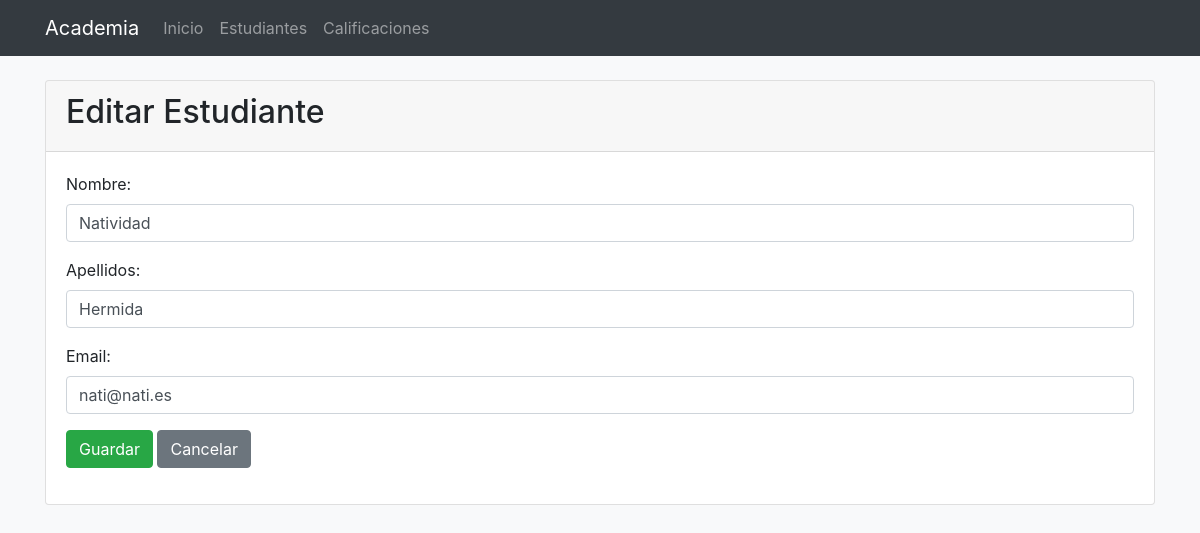
The page /estudiantes/editar/1 on the database its author committed.
### models/__init__.py (models this page shows, shortened)
class Estudiante(db.Model):
    id = db.Column(db.Integer, primary_key=True)
    nombre = db.Column(db.String(100), nullable=False)
    apellidos = db.Column(db.String(100), nullable=False)
    email = db.Column(db.String(100), unique=True, nullable=False)
    fecha_registro = db.Column(db.DateTime, default=datetime.utcnow)
    calificaciones = db.relationship('Calificacion', backref='estudiante', lazy=True)

### app.py (the view, shortened to what this page needs)
@app.route('/estudiantes/editar/<int:id>', methods=['GET', 'POST'])
def editar_estudiante(id):
    estudiante = Estudiante.query.get_or_404(id)
    return render_template('form_estudiante.html', estudiante=estudiante)

### templates/form_estudiante.html (shortened to what this page needs)
{% extends 'base.html' %}
{% block content %}
<div class="card">
    <div class="card-header">
        <h2>{% if estudiante %}Editar{% else %}Registrar{% endif %} Estudiante</h2>
    </div>
    <div class="card-body">
        <form method="POST" class="needs-validation" novalidate>
            <div class="form-group">
                <label for="nombre">Nombre:</label>
                <input type="text" class="form-control" id="nombre" name="nombre"
                       value="{{ estudiante.nombre if estudiante else '' }}" required>
            </div>
            <div class="form-group">
                <label for="apellidos">Apellidos:</label>
                <input type="text" class="form-control" id="apellidos" name="apellidos"
                       value="{{ estudiante.apellidos if estudiante else '' }}" required>
            </div>
            <div class="form-group">
                <label for="email">Email:</label>
                <input type="email" class="form-control" id="email" name="email"
                       value="{{ estudiante.email if estudiante else '' }}" required>
            </div>
            <div class="form-group">
                <button type="submit" class="btn btn-success">Guardar</button>
                <a href="{{ url_for('listar_estudiantes') }}" class="btn btn-secondary">Cancelar</a>
            </div>
        </form>
    </div>
</div>
{% endblock %}

### static/css/style.css (style rules this page uses)
body { background-color: #f8f9fa; }
.card { transition: transform 0.3s; height: 100%; }

### rows shown on the page
Estudiante: nombre "Natividad", apellidos "Hermida", email "nati@nati.es"
